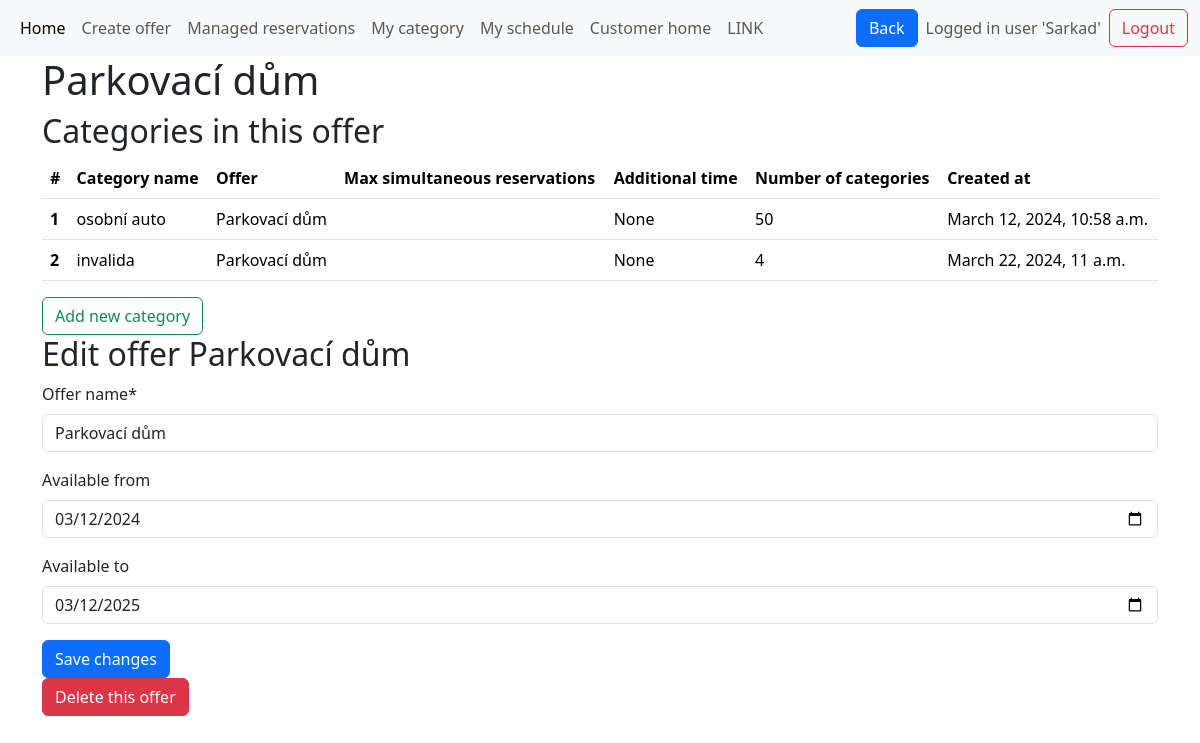
The page /offer_detail/21 (signed in) on the database as committed earlier.
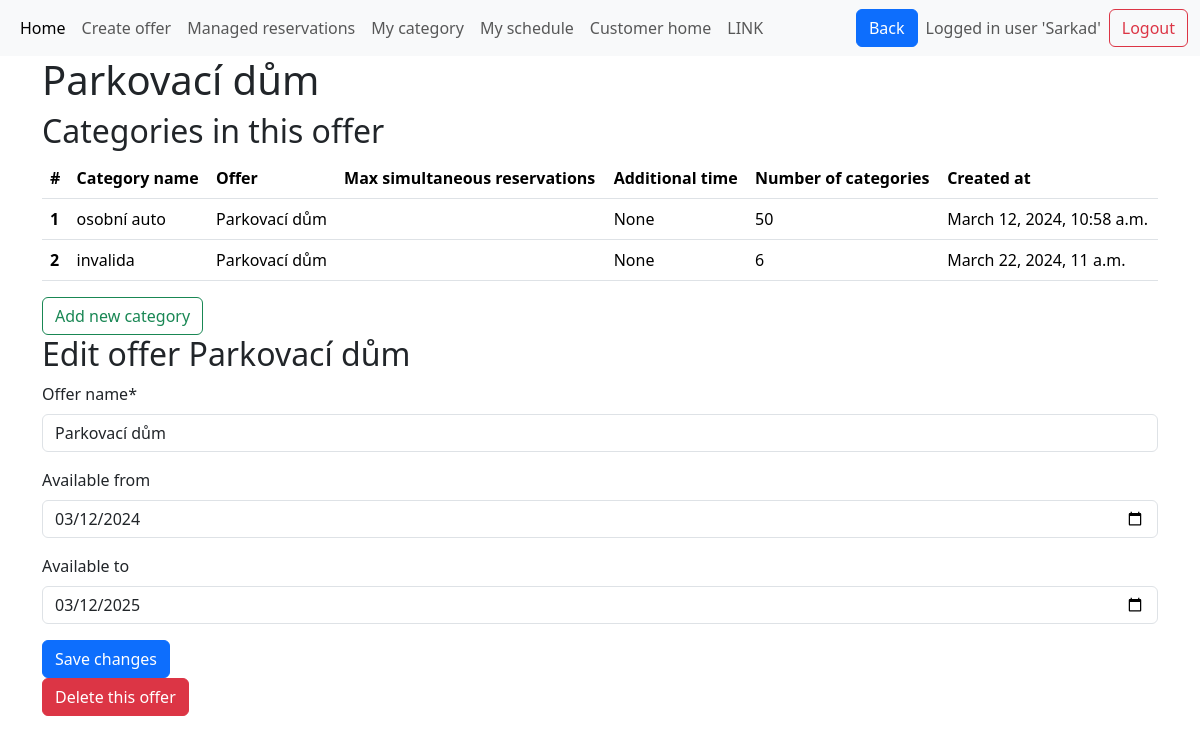
The same page on the database as committed later.
### base/models.py (models this page shows, shortened)
class Category(models.Model):
    category_name = models.CharField(max_length=50)
    category_description = models.CharField(max_length=1000, null=True, blank=True)
    category_capacity = models.IntegerField(default=1,help_text="How many reservations at one time are possible? e.g.seminar = 20 or parkplace = 1")
    max_simultneous_reservations = models.IntegerField(default=1)
    additional_time = models.DurationField(null=True, blank=True,default=0)
    count_of_units = models.IntegerField(default=1,help_text="How many units are there in this category? e.g. 5 parkplaces for disabled people")
    created_at = models.DateTimeField(default=timezone.now)
    unit_names = models.JSONField(default=list) # list of unit names
    opening_time = models.TimeField(default=datetime.time(0, 0))
    closing_time = models.TimeField(default=datetime.time(23, 59,59)) #TODO 24:00 and default values 9:23-9:23
    belongs_to_offer = models.ForeignKey(Offer, on_delete=models.CASCADE)
    category_pricing = models.ForeignKey(Pricing, on_delete=models.CASCADE, null=True)

class Offer(models.Model):
    offer_name = models.CharField(max_length=50)
    available_from = models.DateField(null=True, blank=True)
    available_to = models.DateField(null=True, blank=True)
    created_at = models.DateTimeField(default=timezone.now)
    manager_of_this_offer = models.ForeignKey(
        User, on_delete=models.CASCADE, null=True, blank=True
    )
    def __str__(self):
        return self.offer_name  # rewrites Offer object (x) to its name in admi panel
    class Meta:
        unique_together = (
            "offer_name",
            "manager_of_this_offer",
        )  # there cannot be two same named offers managed by the same user

### base/views.py (the view, shortened to what this page needs)
# urls.py: path('offer_detail/<int:offer_id>',views.offer_detail, name='offer_detail' ),
@login_required  # If a user is not logged in, Django will redirect them to the login page.
def offer_detail(request, offer_id=None):
    offer = get_object_or_404(Offer, pk=offer_id)
    offer_name = offer.offer_name
    form = forms.OfferForm(instance=offer)
    if offer.manager_of_this_offer != request.user:
        messages.error(request, "You are not authorized to delete this offer.")
        return redirect("manager_home")  # Redirect to a safe page
    offers = Offer.objects.filter(manager_of_this_offer=request.user)
    offer = get_object_or_404(Offer, pk=offer_id)
    form = forms.OfferForm(instance=offer)
    categories = Category.objects.filter(belongs_to_offer=offer)
    return render(
        request,
        "offer_detail.html",
        context={
            "form": form,
            "offer_id": offer.id,
            "categories": categories,
            "offer_name": offer_name,
        },
    )

### base/forms.py
class OfferForm(ModelForm):
    class Meta:
        model = models.Offer
        exclude = [
            "manager_of_this_offer",
            "created_at",
        ]  # limiting the fields if that are displayed
        widgets = {
            "available_from": widgets.DateInput(
                attrs={
                    "type": "date",
                    "value": datetime.now().date(),
                }
            ),
            "available_to": widgets.DateInput(
                attrs={
                    "type": "date",
                    "value": datetime.now().date() + timedelta(days=1),
                }
            ),
        }

### templates/offer_detail.html (shortened to what this page needs)
{% extends 'main.html' %}
{% load crispy_forms_tags %}
{% block content %}
<div class="container-md">
    <h1> {{ offer_name }} </h1>
    <h2> Categories in this offer </h2>
    {% if categories %}
    <table class="table table-hover">
        <thead>
            <tr>
                <th scope="col">#</th>
                <th scope="col">Category name</th>
                <th scope="col">Offer</th>
                <th scope="col">Max simultaneous reservations</th>
                <th scope="col">Additional time</th>
                <th scope="col">Number of categories</th>
                <th scope="col">Created at</th>
            </tr>
        </thead>
        <tbody>
            {% for category in categories %}
            <tr class="clickable-row" style="cursor: pointer;" title="Click to edit category"
                onclick="location.href='{% url 'edit_category' category.belongs_to_offer.id category.id %}'">
                <th scope="row">{{ forloop.counter }}</th>
                <td>{{ category.category_name }} </td>
                <td>{{ category.belongs_to_offer }} </td>
                <td>{{ category.max_simultaneous_reservations }} </td>
                <td>{{ category.additional_time }} </td>
                <td>{{ category.count_of_units }} </td>
                <td>{{ category.created_at }} </td>
            </tr>
            {% endfor %}
        </tbody>
    </table>
    <a onclick="location.href='{% url 'create_category' offer_id %}'" class="btn btn-outline-success" id="addrow">Add new category</a>
    {% else %}
    <p>You do not have any categories for this offer.<br>
        <a onclick="location.href='{% url 'create_category' offer_id %}'" class="btn btn-outline-success" id="addrow">Add new category</a>
    </p>
    {% endif %}
    <h2> Edit offer {{ offer_name }} </h2>
    <form method="post" class="form">
        {{ form|crispy }}
        <button type="submit" class="btn btn-primary">Save changes</button>
    </form>
    <button type="button" class="btn btn-danger" data-bs-toggle="modal" data-bs-target="#deleteOfferModal">
      Delete this offer
    </button>
</div>
{% endblock %}

Rows that differ between the two databases and show on the page:
changed Category "invalida": count_of_units "4" → "6"
